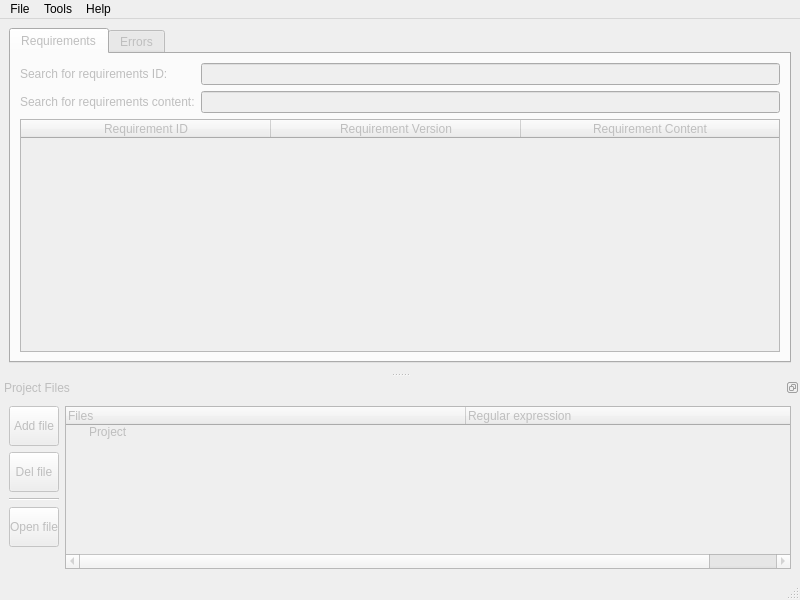
<?xml version="1.0" encoding="UTF-8"?>
<ui version="4.0">
 <class>MainWindow</class>
 <widget class="QMainWindow" name="MainWindow">
  <property name="geometry">
   <rect>
    <x>0</x>
    <y>0</y>
    <width>800</width>
    <height>600</height>
   </rect>
  </property>
  <property name="sizePolicy">
   <sizepolicy hsizetype="Expanding" vsizetype="Fixed">
    <horstretch>0</horstretch>
    <verstretch>0</verstretch>
   </sizepolicy>
  </property>
  <property name="windowTitle">
   <string>MainWindow</string>
  </property>
  <property name="locale">
   <locale language="English" country="UnitedStates"/>
  </property>
  <widget class="QWidget" name="centralwidget">
   <property name="enabled">
    <bool>true</bool>
   </property>
   <layout class="QVBoxLayout" name="verticalLayout_2">
    <item>
     <widget class="QTabWidget" name="tabWidget">
      <property name="enabled">
       <bool>false</bool>
      </property>
      <property name="sizePolicy">
       <sizepolicy hsizetype="Expanding" vsizetype="Expanding">
        <horstretch>0</horstretch>
        <verstretch>0</verstretch>
       </sizepolicy>
      </property>
      <property name="minimumSize">
       <size>
        <width>0</width>
        <height>300</height>
       </size>
      </property>
      <property name="baseSize">
       <size>
        <width>0</width>
        <height>0</height>
       </size>
      </property>
      <property name="currentIndex">
       <number>0</number>
      </property>
      <property name="tabsClosable">
       <bool>false</bool>
      </property>
      <property name="movable">
       <bool>false</bool>
      </property>
      <widget class="QWidget" name="tabReq">
       <attribute name="title">
        <string>Requirements</string>
       </attribute>
       <layout class="QVBoxLayout" name="verticalLayout_3">
        <item>
         <layout class="QFormLayout" name="formLayout">
          <property name="fieldGrowthPolicy">
           <enum>QFormLayout::AllNonFixedFieldsGrow</enum>
          </property>
          <item row="0" column="1">
           <widget class="QLineEdit" name="lineEdit_ReqIDFilter"/>
          </item>
          <item row="1" column="0">
           <widget class="QLabel" name="label_2">
            <property name="text">
             <string>Search for requirements content:</string>
            </property>
           </widget>
          </item>
          <item row="1" column="1">
           <widget class="QLineEdit" name="lineEdit_ReqContentFilter"/>
          </item>
          <item row="0" column="0">
           <widget class="QLabel" name="label">
            <property name="text">
             <string>Search for requirements ID:</string>
            </property>
           </widget>
          </item>
         </layout>
        </item>
        <item>
         <widget class="QTableWidget" name="tableWidget">
          <property name="enabled">
           <bool>false</bool>
          </property>
          <property name="wordWrap">
           <bool>false</bool>
          </property>
          <attribute name="horizontalHeaderCascadingSectionResizes">
           <bool>true</bool>
          </attribute>
          <attribute name="horizontalHeaderDefaultSectionSize">
           <number>250</number>
          </attribute>
          <attribute name="horizontalHeaderStretchLastSection">
           <bool>true</bool>
          </attribute>
          <attribute name="verticalHeaderDefaultSectionSize">
           <number>30</number>
          </attribute>
          <column>
           <property name="text">
            <string>Requirement ID</string>
           </property>
           <property name="textAlignment">
            <set>AlignHCenter|AlignVCenter|AlignCenter</set>
           </property>
          </column>
          <column>
           <property name="text">
            <string>Requirement Version</string>
           </property>
           <property name="textAlignment">
            <set>AlignHCenter|AlignVCenter|AlignCenter</set>
           </property>
          </column>
          <column>
           <property name="text">
            <string>Requirement Content</string>
           </property>
           <property name="textAlignment">
            <set>AlignHCenter|AlignVCenter|AlignCenter</set>
           </property>
          </column>
         </widget>
        </item>
       </layout>
      </widget>
      <widget class="QWidget" name="tabErrors">
       <attribute name="title">
        <string>Errors</string>
       </attribute>
       <layout class="QVBoxLayout" name="verticalLayout_4">
        <item>
         <widget class="QTableWidget" name="tableWidget_Errors">
          <property name="editTriggers">
           <set>QAbstractItemView::NoEditTriggers</set>
          </property>
          <attribute name="horizontalHeaderDefaultSectionSize">
           <number>150</number>
          </attribute>
          <attribute name="horizontalHeaderMinimumSectionSize">
           <number>150</number>
          </attribute>
          <attribute name="horizontalHeaderStretchLastSection">
           <bool>true</bool>
          </attribute>
          <column>
           <property name="text">
            <string>Requirement ID</string>
           </property>
          </column>
          <column>
           <property name="text">
            <string>Error Description</string>
           </property>
          </column>
         </widget>
        </item>
       </layout>
      </widget>
     </widget>
    </item>
   </layout>
  </widget>
  <widget class="QMenuBar" name="menubar">
   <property name="geometry">
    <rect>
     <x>0</x>
     <y>0</y>
     <width>800</width>
     <height>21</height>
    </rect>
   </property>
   <widget class="QMenu" name="menuFile">
    <property name="locale">
     <locale language="English" country="UnitedStates"/>
    </property>
    <property name="title">
     <string>File</string>
    </property>
    <widget class="QMenu" name="menuProject">
     <property name="enabled">
      <bool>false</bool>
     </property>
     <property name="title">
      <string>Project Files</string>
     </property>
     <property name="icon">
      <iconset resource="qt_resource_file.qrc">
       <normaloff>:/actions/ico/16x16/actions/fileopen.png</normaloff>:/actions/ico/16x16/actions/fileopen.png</iconset>
     </property>
     <addaction name="action_AddFile"/>
     <addaction name="action_DelFile"/>
     <addaction name="action_OpenFile"/>
     <addaction name="separator"/>
    </widget>
    <widget class="QMenu" name="menuExport">
     <property name="enabled">
      <bool>false</bool>
     </property>
     <property name="title">
      <string>Export</string>
     </property>
     <property name="icon">
      <iconset resource="qt_resource_file.qrc">
       <normaloff>:/actions/ico/16x16/actions/db_comit.png</normaloff>:/actions/ico/16x16/actions/db_comit.png</iconset>
     </property>
     <addaction name="action_ExportRequirementsAsExcelFile"/>
    </widget>
    <addaction name="action_NewProject"/>
    <addaction name="action_OpenProject"/>
    <addaction name="separator"/>
    <addaction name="action_SaveProject"/>
    <addaction name="action_SaveProjectAs"/>
    <addaction name="separator"/>
    <addaction name="menuProject"/>
    <addaction name="separator"/>
    <addaction name="menuExport"/>
    <addaction name="separator"/>
    <addaction name="action_Quit"/>
   </widget>
   <widget class="QMenu" name="menuHelp">
    <property name="title">
     <string>Help</string>
    </property>
    <addaction name="action_AboutPlatform"/>
    <addaction name="action_AboutReqExt"/>
   </widget>
   <widget class="QMenu" name="menuTools">
    <property name="locale">
     <locale language="English" country="UnitedStates"/>
    </property>
    <property name="title">
     <string>Tools</string>
    </property>
    <addaction name="action_ExtractRequirements"/>
    <addaction name="separator"/>
    <addaction name="action_CheckForErrors"/>
    <addaction name="separator"/>
    <addaction name="action_Options"/>
   </widget>
   <addaction name="menuFile"/>
   <addaction name="menuTools"/>
   <addaction name="menuHelp"/>
  </widget>
  <widget class="QStatusBar" name="statusbar"/>
  <widget class="QDockWidget" name="dockWidget_ProjectFiles">
   <property name="enabled">
    <bool>false</bool>
   </property>
   <property name="sizePolicy">
    <sizepolicy hsizetype="Expanding" vsizetype="MinimumExpanding">
     <horstretch>0</horstretch>
     <verstretch>0</verstretch>
    </sizepolicy>
   </property>
   <property name="maximumSize">
    <size>
     <width>524287</width>
     <height>200</height>
    </size>
   </property>
   <property name="baseSize">
    <size>
     <width>800</width>
     <height>200</height>
    </size>
   </property>
   <property name="autoFillBackground">
    <bool>false</bool>
   </property>
   <property name="locale">
    <locale language="English" country="UnitedStates"/>
   </property>
   <property name="floating">
    <bool>false</bool>
   </property>
   <property name="features">
    <set>QDockWidget::DockWidgetFloatable|QDockWidget::DockWidgetMovable</set>
   </property>
   <property name="windowTitle">
    <string>Project Files</string>
   </property>
   <attribute name="dockWidgetArea">
    <number>8</number>
   </attribute>
   <widget class="QWidget" name="dockWidgetContents">
    <layout class="QHBoxLayout" name="horizontalLayout">
     <item>
      <layout class="QVBoxLayout" name="verticalLayout">
       <item>
        <widget class="QToolButton" name="toolButton_AddFile">
         <property name="enabled">
          <bool>false</bool>
         </property>
         <property name="sizePolicy">
          <sizepolicy hsizetype="Fixed" vsizetype="Fixed">
           <horstretch>0</horstretch>
           <verstretch>0</verstretch>
          </sizepolicy>
         </property>
         <property name="minimumSize">
          <size>
           <width>50</width>
           <height>40</height>
          </size>
         </property>
         <property name="maximumSize">
          <size>
           <width>50</width>
           <height>40</height>
          </size>
         </property>
         <property name="text">
          <string>Add file</string>
         </property>
         <property name="icon">
          <iconset resource="qt_resource_file.qrc">
           <normaloff>:/actions/ico/16x16/actions/edit_add.png</normaloff>:/actions/ico/16x16/actions/edit_add.png</iconset>
         </property>
         <property name="toolButtonStyle">
          <enum>Qt::ToolButtonTextUnderIcon</enum>
         </property>
        </widget>
       </item>
       <item>
        <widget class="QToolButton" name="toolButton_DelFile">
         <property name="enabled">
          <bool>false</bool>
         </property>
         <property name="sizePolicy">
          <sizepolicy hsizetype="Fixed" vsizetype="Fixed">
           <horstretch>0</horstretch>
           <verstretch>0</verstretch>
          </sizepolicy>
         </property>
         <property name="minimumSize">
          <size>
           <width>50</width>
           <height>40</height>
          </size>
         </property>
         <property name="maximumSize">
          <size>
           <width>50</width>
           <height>40</height>
          </size>
         </property>
         <property name="text">
          <string>Del file</string>
         </property>
         <property name="icon">
          <iconset resource="qt_resource_file.qrc">
           <normaloff>:/actions/ico/16x16/actions/edit_remove.png</normaloff>:/actions/ico/16x16/actions/edit_remove.png</iconset>
         </property>
         <property name="toolButtonStyle">
          <enum>Qt::ToolButtonTextUnderIcon</enum>
         </property>
        </widget>
       </item>
       <item>
        <widget class="Line" name="line">
         <property name="minimumSize">
          <size>
           <width>40</width>
           <height>0</height>
          </size>
         </property>
         <property name="orientation">
          <enum>Qt::Horizontal</enum>
         </property>
        </widget>
       </item>
       <item>
        <widget class="QToolButton" name="toolButton_OpenFile">
         <property name="enabled">
          <bool>false</bool>
         </property>
         <property name="sizePolicy">
          <sizepolicy hsizetype="Fixed" vsizetype="Fixed">
           <horstretch>0</horstretch>
           <verstretch>0</verstretch>
          </sizepolicy>
         </property>
         <property name="minimumSize">
          <size>
           <width>50</width>
           <height>40</height>
          </size>
         </property>
         <property name="maximumSize">
          <size>
           <width>50</width>
           <height>40</height>
          </size>
         </property>
         <property name="text">
          <string>Open file</string>
         </property>
         <property name="icon">
          <iconset resource="qt_resource_file.qrc">
           <normaloff>:/actions/ico/16x16/actions/edit.png</normaloff>:/actions/ico/16x16/actions/edit.png</iconset>
         </property>
         <property name="toolButtonStyle">
          <enum>Qt::ToolButtonTextUnderIcon</enum>
         </property>
        </widget>
       </item>
       <item>
        <spacer name="verticalSpacer">
         <property name="orientation">
          <enum>Qt::Vertical</enum>
         </property>
         <property name="sizeHint" stdset="0">
          <size>
           <width>20</width>
           <height>189</height>
          </size>
         </property>
        </spacer>
       </item>
      </layout>
     </item>
     <item>
      <widget class="QTreeWidget" name="treeWidget">
       <property name="enabled">
        <bool>false</bool>
       </property>
       <property name="sizePolicy">
        <sizepolicy hsizetype="Expanding" vsizetype="Expanding">
         <horstretch>0</horstretch>
         <verstretch>0</verstretch>
        </sizepolicy>
       </property>
       <property name="baseSize">
        <size>
         <width>0</width>
         <height>0</height>
        </size>
       </property>
       <property name="layoutDirection">
        <enum>Qt::LeftToRight</enum>
       </property>
       <property name="rootIsDecorated">
        <bool>true</bool>
       </property>
       <property name="uniformRowHeights">
        <bool>false</bool>
       </property>
       <property name="itemsExpandable">
        <bool>true</bool>
       </property>
       <property name="sortingEnabled">
        <bool>false</bool>
       </property>
       <property name="animated">
        <bool>true</bool>
       </property>
       <property name="allColumnsShowFocus">
        <bool>true</bool>
       </property>
       <property name="wordWrap">
        <bool>false</bool>
       </property>
       <property name="headerHidden">
        <bool>false</bool>
       </property>
       <property name="expandsOnDoubleClick">
        <bool>true</bool>
       </property>
       <property name="columnCount">
        <number>2</number>
       </property>
       <attribute name="headerCascadingSectionResizes">
        <bool>false</bool>
       </attribute>
       <attribute name="headerDefaultSectionSize">
        <number>400</number>
       </attribute>
       <attribute name="headerHighlightSections">
        <bool>false</bool>
       </attribute>
       <attribute name="headerMinimumSectionSize">
        <number>400</number>
       </attribute>
       <attribute name="headerShowSortIndicator" stdset="0">
        <bool>false</bool>
       </attribute>
       <attribute name="headerStretchLastSection">
        <bool>true</bool>
       </attribute>
       <column>
        <property name="text">
         <string notr="true">Files</string>
        </property>
        <property name="icon">
         <iconset resource="qt_resource_file.qrc">
          <normaloff>:/actions/ico/16x16/mimetypes/doc.png</normaloff>:/actions/ico/16x16/mimetypes/doc.png</iconset>
        </property>
       </column>
       <column>
        <property name="text">
         <string notr="true">Regular expression</string>
        </property>
        <property name="icon">
         <iconset resource="qt_resource_file.qrc">
          <normaloff>:/Pixmap/ico/16x16/mimetypes/applix.png</normaloff>:/Pixmap/ico/16x16/mimetypes/applix.png</iconset>
        </property>
       </column>
       <item>
        <property name="text">
         <string>Project</string>
        </property>
        <property name="icon">
         <iconset resource="qt_resource_file.qrc">
          <normaloff>:/Pixmap/ico/16x16/filesystems/folder_open.png</normaloff>:/Pixmap/ico/16x16/filesystems/folder_open.png</iconset>
        </property>
        <property name="text">
         <string/>
        </property>
        <property name="flags">
         <set>ItemIsSelectable|ItemIsDragEnabled|ItemIsUserCheckable</set>
        </property>
       </item>
      </widget>
     </item>
    </layout>
   </widget>
  </widget>
  <action name="action_AddFile">
   <property name="enabled">
    <bool>false</bool>
   </property>
   <property name="icon">
    <iconset resource="qt_resource_file.qrc">
     <normaloff>:/actions/ico/16x16/actions/edit_add.png</normaloff>:/actions/ico/16x16/actions/edit_add.png</iconset>
   </property>
   <property name="text">
    <string>Add requirements file...</string>
   </property>
   <property name="shortcut">
    <string>Ctrl++</string>
   </property>
  </action>
  <action name="action_Quit">
   <property name="icon">
    <iconset resource="qt_resource_file.qrc">
     <normaloff>:/actions/ico/16x16/actions/exit.png</normaloff>:/actions/ico/16x16/actions/exit.png</iconset>
   </property>
   <property name="text">
    <string>Quit</string>
   </property>
   <property name="toolTip">
    <string>Exit application</string>
   </property>
   <property name="statusTip">
    <string/>
   </property>
   <property name="whatsThis">
    <string/>
   </property>
   <property name="shortcut">
    <string>Ctrl+Q</string>
   </property>
  </action>
  <action name="action_AboutReqExt">
   <property name="icon">
    <iconset resource="qt_resource_file.qrc">
     <normaloff>:/actions/ico/16x16/actions/info.png</normaloff>:/actions/ico/16x16/actions/info.png</iconset>
   </property>
   <property name="text">
    <string>About Requirements Extractor</string>
   </property>
   <property name="statusTip">
    <string>Show Requirements Extractor details</string>
   </property>
  </action>
  <action name="action_AboutPlatform">
   <property name="icon">
    <iconset resource="qt_resource_file.qrc">
     <normaloff>:/actions/ico/16x16/actions/info.png</normaloff>:/actions/ico/16x16/actions/info.png</iconset>
   </property>
   <property name="text">
    <string>About Platform</string>
   </property>
   <property name="statusTip">
    <string>Show details about your platform</string>
   </property>
  </action>
  <action name="action_Options">
   <property name="enabled">
    <bool>false</bool>
   </property>
   <property name="icon">
    <iconset resource="qt_resource_file.qrc">
     <normaloff>:/actions/ico/16x16/actions/configure.png</normaloff>:/actions/ico/16x16/actions/configure.png</iconset>
   </property>
   <property name="text">
    <string>Options</string>
   </property>
  </action>
  <action name="action_ExportRequirementsAsExcelFile">
   <property name="enabled">
    <bool>false</bool>
   </property>
   <property name="icon">
    <iconset resource="qt_resource_file.qrc">
     <normaloff>:/actions/ico/16x16/mimetypes/spreadsheet_document.png</normaloff>:/actions/ico/16x16/mimetypes/spreadsheet_document.png</iconset>
   </property>
   <property name="text">
    <string>All requirements in Excel file...</string>
   </property>
  </action>
  <action name="action_OpenProject">
   <property name="icon">
    <iconset resource="qt_resource_file.qrc">
     <normaloff>:/actions/ico/16x16/actions/project_open.png</normaloff>:/actions/ico/16x16/actions/project_open.png</iconset>
   </property>
   <property name="text">
    <string>Open project...</string>
   </property>
   <property name="shortcut">
    <string>Ctrl+O</string>
   </property>
   <property name="visible">
    <bool>true</bool>
   </property>
  </action>
  <action name="action_SaveProject">
   <property name="enabled">
    <bool>false</bool>
   </property>
   <property name="icon">
    <iconset resource="qt_resource_file.qrc">
     <normaloff>:/actions/ico/16x16/actions/filesave.png</normaloff>:/actions/ico/16x16/actions/filesave.png</iconset>
   </property>
   <property name="text">
    <string>Save project</string>
   </property>
   <property name="shortcut">
    <string>Ctrl+S</string>
   </property>
   <property name="visible">
    <bool>true</bool>
   </property>
  </action>
  <action name="action_SaveProjectAs">
   <property name="enabled">
    <bool>false</bool>
   </property>
   <property name="icon">
    <iconset resource="qt_resource_file.qrc">
     <normaloff>:/actions/ico/16x16/actions/filesaveas.png</normaloff>:/actions/ico/16x16/actions/filesaveas.png</iconset>
   </property>
   <property name="text">
    <string>Save project as...</string>
   </property>
   <property name="shortcut">
    <string>Ctrl+Shift+S</string>
   </property>
  </action>
  <action name="action_NewProject">
   <property name="icon">
    <iconset resource="qt_resource_file.qrc">
     <normaloff>:/actions/ico/16x16/actions/folder_new.png</normaloff>:/actions/ico/16x16/actions/folder_new.png</iconset>
   </property>
   <property name="text">
    <string>New Project...</string>
   </property>
   <property name="shortcut">
    <string>Ctrl+N</string>
   </property>
  </action>
  <action name="action_ExtractRequirements">
   <property name="enabled">
    <bool>false</bool>
   </property>
   <property name="icon">
    <iconset resource="qt_resource_file.qrc">
     <normaloff>:/actions/ico/16x16/actions/run.png</normaloff>:/actions/ico/16x16/actions/run.png</iconset>
   </property>
   <property name="text">
    <string>Extract Requirements</string>
   </property>
  </action>
  <action name="action_CheckForErrors">
   <property name="enabled">
    <bool>false</bool>
   </property>
   <property name="icon">
    <iconset resource="qt_resource_file.qrc">
     <normaloff>:/actions/ico/16x16/actions/run.png</normaloff>:/actions/ico/16x16/actions/run.png</iconset>
   </property>
   <property name="text">
    <string>Check for errors</string>
   </property>
  </action>
  <action name="action_ExtractFlows">
   <property name="enabled">
    <bool>false</bool>
   </property>
   <property name="icon">
    <iconset resource="qt_resource_file.qrc">
     <normaloff>:/actions/ico/16x16/actions/run.png</normaloff>:/actions/ico/16x16/actions/run.png</iconset>
   </property>
   <property name="text">
    <string>Extract Flows</string>
   </property>
  </action>
  <action name="action_DelFile">
   <property name="enabled">
    <bool>false</bool>
   </property>
   <property name="icon">
    <iconset resource="qt_resource_file.qrc">
     <normaloff>:/actions/ico/16x16/actions/edit_remove.png</normaloff>:/actions/ico/16x16/actions/edit_remove.png</iconset>
   </property>
   <property name="text">
    <string>Remove selected file</string>
   </property>
   <property name="shortcut">
    <string>Ctrl+-</string>
   </property>
  </action>
  <action name="actionExport_2">
   <property name="text">
    <string>Export</string>
   </property>
  </action>
  <action name="action_OpenFile">
   <property name="enabled">
    <bool>false</bool>
   </property>
   <property name="icon">
    <iconset resource="qt_resource_file.qrc">
     <normaloff>:/actions/ico/16x16/actions/edit.png</normaloff>:/actions/ico/16x16/actions/edit.png</iconset>
   </property>
   <property name="text">
    <string>Open selected file</string>
   </property>
   <property name="shortcut">
    <string>Ctrl+E</string>
   </property>
  </action>
 </widget>
 <tabstops>
  <tabstop>toolButton_AddFile</tabstop>
  <tabstop>toolButton_DelFile</tabstop>
  <tabstop>toolButton_OpenFile</tabstop>
  <tabstop>tabWidget</tabstop>
  <tabstop>lineEdit_ReqIDFilter</tabstop>
  <tabstop>lineEdit_ReqContentFilter</tabstop>
  <tabstop>tableWidget_Errors</tabstop>
  <tabstop>tableWidget</tabstop>
 </tabstops>
 <resources>
  <include location="qt_resource_file.qrc"/>
 </resources>
 <connections/>
</ui>
